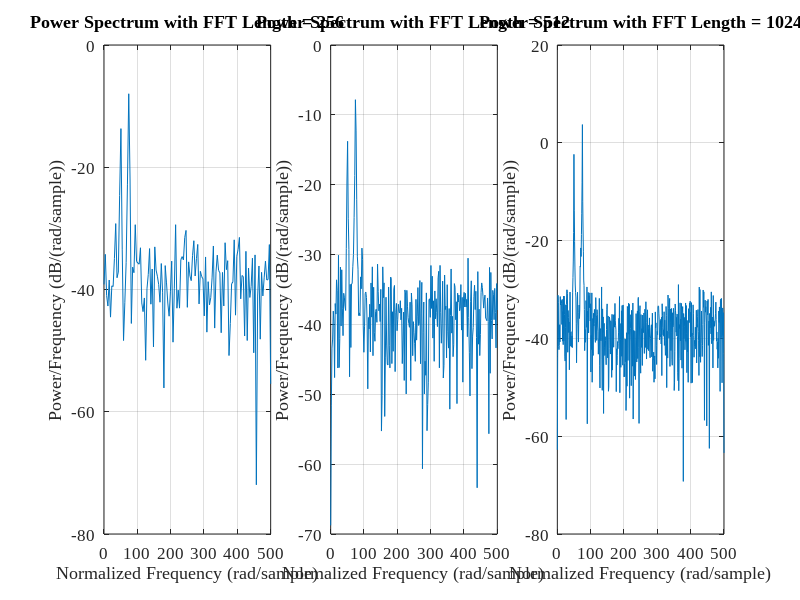

Write MATLAB code to recreate this figure.
clear all;
clc;

% Signal Parameters
w1 = 100 * pi;  % Angular frequency for the sine component (rad/s)
w2 = 150 * pi;  % Angular frequency for the cosine component (rad/s)
noiseVariance = 0.1;  % Variance of white Gaussian noise
signalLength = 2;  % Duration of signal in seconds

% Sampling
sampleRate = 1000;  % Fixed sample rate

% FFT lengths to evaluate
fftLengths = [256, 512, 1024];  % Array of FFT lengths

% Set up the figure
figure;
set(gcf, 'Position', [200, 200, 2000, 600]);  % Set the figure window position and size

% Generate and analyze the signal at different FFT lengths
for i = 1:length(fftLengths)
    fftLength = fftLengths(i);
    timeVector = 0:1/sampleRate:signalLength-1/sampleRate;  % Time vector for sampling

    % Signal Definition
    signal = sin(w1 * timeVector) + 2 * cos(w2 * timeVector) + sqrt(noiseVariance) * randn(size(timeVector));

    % Plot the periodogram
    subplot(1, 3, i);
    periodogram(signal, rectwin(length(signal)), fftLength, sampleRate, 'power');
    title(['Power Spectrum with FFT Length = ', num2str(fftLength)], 'FontSize', 14, 'FontName', 'Times New Roman');
    xlabel('Normalized Frequency (rad/sample)', 'FontName', 'Times New Roman');
    ylabel('Power/Frequency (dB/(rad/sample))', 'FontName', 'Times New Roman');
    set(gca, 'FontSize', 12, 'FontName', 'Times New Roman');
end
